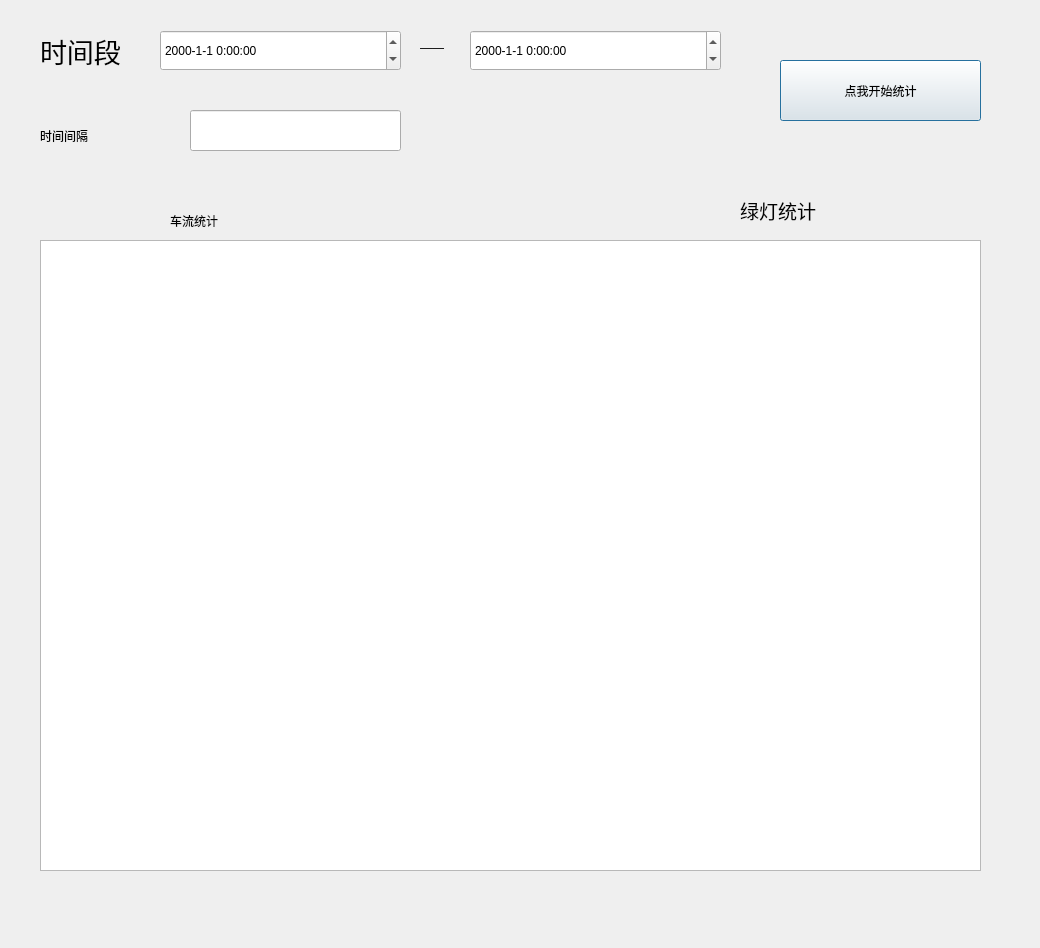
<?xml version="1.0" encoding="UTF-8"?>
<ui version="4.0">
 <class>StatisticalAnalysis</class>
 <widget class="QDialog" name="StatisticalAnalysis">
  <property name="geometry">
   <rect>
    <x>0</x>
    <y>0</y>
    <width>1040</width>
    <height>948</height>
   </rect>
  </property>
  <property name="windowTitle">
   <string>Dialog</string>
  </property>
  <widget class="QLabel" name="label">
   <property name="geometry">
    <rect>
     <x>40</x>
     <y>20</y>
     <width>131</width>
     <height>61</height>
    </rect>
   </property>
   <property name="font">
    <font>
     <family>宋体</family>
     <pointsize>20</pointsize>
     <weight>50</weight>
     <italic>false</italic>
     <bold>false</bold>
    </font>
   </property>
   <property name="styleSheet">
    <string notr="true">
font: 20pt &quot;宋体&quot;;</string>
   </property>
   <property name="text">
    <string>时间段</string>
   </property>
  </widget>
  <widget class="QLabel" name="label_2">
   <property name="geometry">
    <rect>
     <x>420</x>
     <y>40</y>
     <width>31</width>
     <height>16</height>
    </rect>
   </property>
   <property name="text">
    <string>——</string>
   </property>
  </widget>
  <widget class="QPushButton" name="pushButton">
   <property name="geometry">
    <rect>
     <x>780</x>
     <y>60</y>
     <width>201</width>
     <height>61</height>
    </rect>
   </property>
   <property name="styleSheet">
    <string notr="true">
font: 16pt &quot;宋体&quot;;</string>
   </property>
   <property name="text">
    <string>点我开始统计</string>
   </property>
  </widget>
  <widget class="QTableView" name="tableView">
   <property name="geometry">
    <rect>
     <x>40</x>
     <y>240</y>
     <width>941</width>
     <height>631</height>
    </rect>
   </property>
  </widget>
  <widget class="QLabel" name="label_3">
   <property name="geometry">
    <rect>
     <x>170</x>
     <y>190</y>
     <width>121</width>
     <height>61</height>
    </rect>
   </property>
   <property name="styleSheet">
    <string notr="true">
font: 14pt &quot;宋体&quot;;</string>
   </property>
   <property name="text">
    <string>车流统计</string>
   </property>
  </widget>
  <widget class="QLabel" name="label_4">
   <property name="geometry">
    <rect>
     <x>740</x>
     <y>180</y>
     <width>121</width>
     <height>61</height>
    </rect>
   </property>
   <property name="font">
    <font>
     <family>宋体</family>
     <pointsize>14</pointsize>
     <weight>50</weight>
     <italic>false</italic>
     <bold>false</bold>
    </font>
   </property>
   <property name="styleSheet">
    <string notr="true">
font: 14pt &quot;宋体&quot;;</string>
   </property>
   <property name="text">
    <string>绿灯统计</string>
   </property>
  </widget>
  <widget class="QDateTimeEdit" name="dateTimeEdit">
   <property name="geometry">
    <rect>
     <x>160</x>
     <y>30</y>
     <width>241</width>
     <height>41</height>
    </rect>
   </property>
   <property name="styleSheet">
    <string notr="true">
font: 14pt &quot;宋体&quot;;</string>
   </property>
   <property name="displayFormat">
    <string notr="true">yyyy-M-d H:mm:ss</string>
   </property>
  </widget>
  <widget class="QDateTimeEdit" name="dateTimeEdit_3">
   <property name="geometry">
    <rect>
     <x>470</x>
     <y>30</y>
     <width>251</width>
     <height>41</height>
    </rect>
   </property>
   <property name="styleSheet">
    <string notr="true">
font: 14pt &quot;宋体&quot;;</string>
   </property>
   <property name="displayFormat">
    <string notr="true">yyyy-M-d H:mm:ss</string>
   </property>
  </widget>
  <widget class="QLabel" name="label_5">
   <property name="geometry">
    <rect>
     <x>40</x>
     <y>110</y>
     <width>141</width>
     <height>51</height>
    </rect>
   </property>
   <property name="styleSheet">
    <string notr="true">
font: 20pt &quot;宋体&quot;;</string>
   </property>
   <property name="text">
    <string>时间间隔</string>
   </property>
  </widget>
  <widget class="QLineEdit" name="time_le">
   <property name="geometry">
    <rect>
     <x>190</x>
     <y>110</y>
     <width>211</width>
     <height>41</height>
    </rect>
   </property>
   <property name="styleSheet">
    <string notr="true">
font: 15pt &quot;宋体&quot;;</string>
   </property>
  </widget>
 </widget>
 <resources/>
 <connections/>
</ui>
